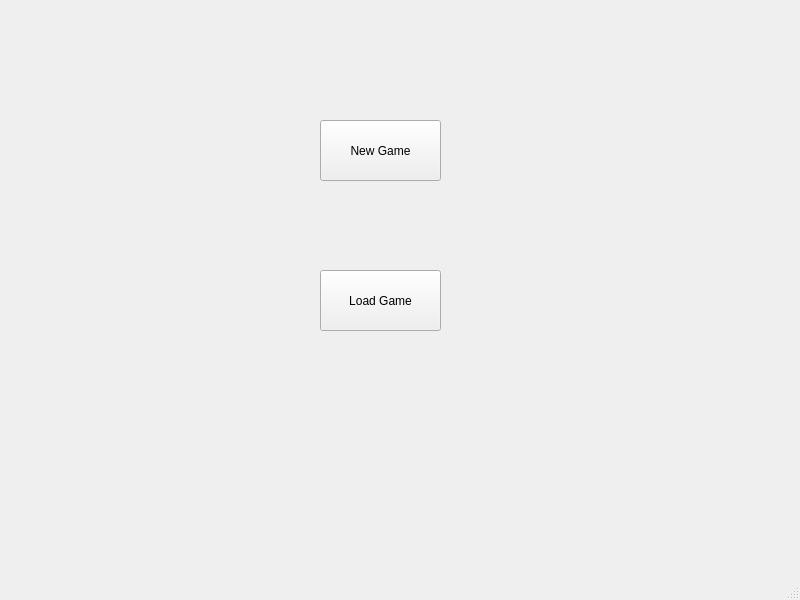
<?xml version="1.0" encoding="UTF-8"?>
<ui version="4.0">
 <class>MainWindow</class>
 <widget class="QMainWindow" name="MainWindow">
  <property name="geometry">
   <rect>
    <x>0</x>
    <y>0</y>
    <width>800</width>
    <height>600</height>
   </rect>
  </property>
  <property name="windowTitle">
   <string>MainWindow</string>
  </property>
  <widget class="QWidget" name="centralwidget">
   <widget class="QPushButton" name="pushButton">
    <property name="geometry">
     <rect>
      <x>320</x>
      <y>120</y>
      <width>121</width>
      <height>61</height>
     </rect>
    </property>
    <property name="text">
     <string>New Game</string>
    </property>
   </widget>
   <widget class="QPushButton" name="pushButton_2">
    <property name="geometry">
     <rect>
      <x>320</x>
      <y>270</y>
      <width>121</width>
      <height>61</height>
     </rect>
    </property>
    <property name="text">
     <string>Load Game</string>
    </property>
   </widget>
  </widget>
  <widget class="QMenuBar" name="menubar">
   <property name="geometry">
    <rect>
     <x>0</x>
     <y>0</y>
     <width>800</width>
     <height>19</height>
    </rect>
   </property>
  </widget>
  <widget class="QStatusBar" name="statusbar"/>
 </widget>
 <resources/>
 <connections/>
</ui>
